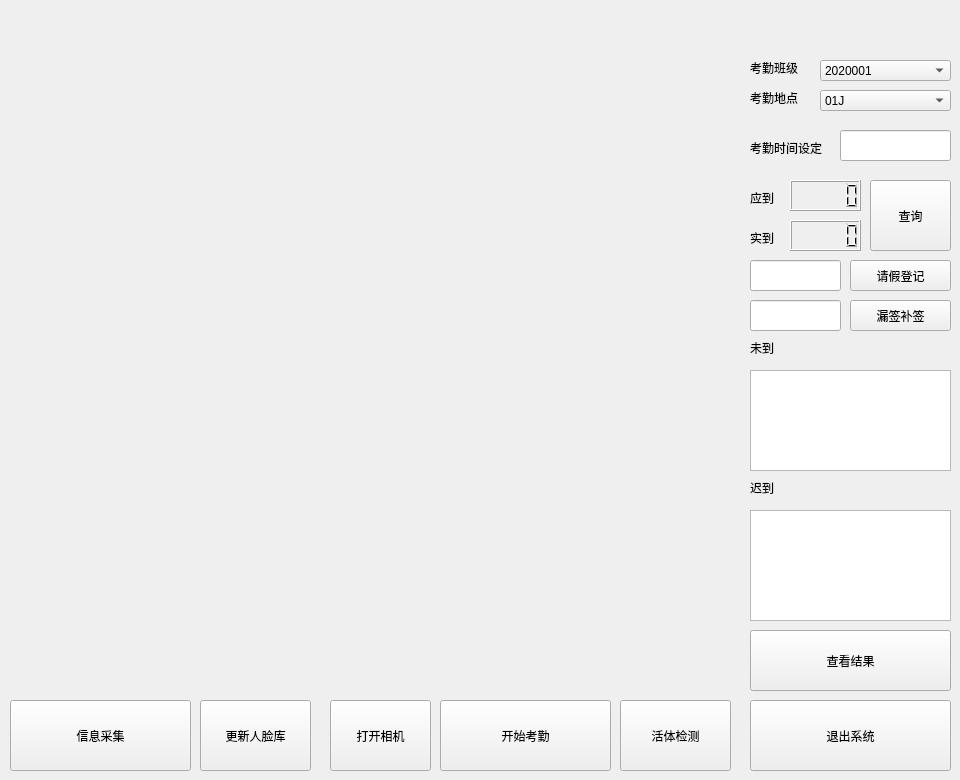
<?xml version="1.0" encoding="UTF-8"?>
<ui version="4.0">
 <class>Form</class>
 <widget class="QWidget" name="Form">
  <property name="geometry">
   <rect>
    <x>0</x>
    <y>0</y>
    <width>960</width>
    <height>780</height>
   </rect>
  </property>
  <property name="minimumSize">
   <size>
    <width>960</width>
    <height>780</height>
   </size>
  </property>
  <property name="maximumSize">
   <size>
    <width>960</width>
    <height>780</height>
   </size>
  </property>
  <property name="windowTitle">
   <string>Form</string>
  </property>
  <widget class="QLabel" name="label_time">
   <property name="geometry">
    <rect>
     <x>740</x>
     <y>10</y>
     <width>211</width>
     <height>30</height>
    </rect>
   </property>
   <property name="text">
    <string/>
   </property>
  </widget>
  <widget class="QLCDNumber" name="lcd_1">
   <property name="geometry">
    <rect>
     <x>790</x>
     <y>180</y>
     <width>71</width>
     <height>31</height>
    </rect>
   </property>
  </widget>
  <widget class="QLCDNumber" name="lcd_2">
   <property name="geometry">
    <rect>
     <x>790</x>
     <y>220</y>
     <width>71</width>
     <height>31</height>
    </rect>
   </property>
  </widget>
  <widget class="QLabel" name="label_lcdName1">
   <property name="geometry">
    <rect>
     <x>750</x>
     <y>190</y>
     <width>31</width>
     <height>16</height>
    </rect>
   </property>
   <property name="text">
    <string>应到</string>
   </property>
  </widget>
  <widget class="QLabel" name="label_lcdName2">
   <property name="geometry">
    <rect>
     <x>750</x>
     <y>230</y>
     <width>31</width>
     <height>16</height>
    </rect>
   </property>
   <property name="text">
    <string>实到</string>
   </property>
  </widget>
  <widget class="QLabel" name="label_listName1">
   <property name="geometry">
    <rect>
     <x>750</x>
     <y>340</y>
     <width>31</width>
     <height>16</height>
    </rect>
   </property>
   <property name="text">
    <string>未到</string>
   </property>
  </widget>
  <widget class="QLabel" name="label_listName2">
   <property name="geometry">
    <rect>
     <x>750</x>
     <y>480</y>
     <width>41</width>
     <height>16</height>
    </rect>
   </property>
   <property name="text">
    <string>迟到</string>
   </property>
  </widget>
  <widget class="QPushButton" name="bt_view">
   <property name="geometry">
    <rect>
     <x>750</x>
     <y>630</y>
     <width>201</width>
     <height>61</height>
    </rect>
   </property>
   <property name="text">
    <string>查看结果</string>
   </property>
  </widget>
  <widget class="QPushButton" name="bt_leave">
   <property name="geometry">
    <rect>
     <x>850</x>
     <y>260</y>
     <width>101</width>
     <height>31</height>
    </rect>
   </property>
   <property name="text">
    <string>请假登记</string>
   </property>
  </widget>
  <widget class="QPushButton" name="bt_exit">
   <property name="geometry">
    <rect>
     <x>750</x>
     <y>700</y>
     <width>201</width>
     <height>71</height>
    </rect>
   </property>
   <property name="text">
    <string>退出系统</string>
   </property>
  </widget>
  <widget class="QLabel" name="label_class">
   <property name="geometry">
    <rect>
     <x>750</x>
     <y>60</y>
     <width>51</width>
     <height>16</height>
    </rect>
   </property>
   <property name="text">
    <string>考勤班级</string>
   </property>
  </widget>
  <widget class="QLabel" name="label_location">
   <property name="geometry">
    <rect>
     <x>750</x>
     <y>90</y>
     <width>61</width>
     <height>16</height>
    </rect>
   </property>
   <property name="text">
    <string>考勤地点</string>
   </property>
  </widget>
  <widget class="QComboBox" name="comboBox">
   <property name="geometry">
    <rect>
     <x>820</x>
     <y>60</y>
     <width>131</width>
     <height>21</height>
    </rect>
   </property>
   <item>
    <property name="text">
     <string>2020001</string>
    </property>
   </item>
   <item>
    <property name="text">
     <string>2020002</string>
    </property>
   </item>
  </widget>
  <widget class="QComboBox" name="comboBox_2">
   <property name="geometry">
    <rect>
     <x>820</x>
     <y>90</y>
     <width>131</width>
     <height>21</height>
    </rect>
   </property>
   <item>
    <property name="text">
     <string>01J</string>
    </property>
   </item>
   <item>
    <property name="text">
     <string>02J</string>
    </property>
   </item>
   <item>
    <property name="text">
     <string>10J</string>
    </property>
   </item>
   <item>
    <property name="text">
     <string>11J</string>
    </property>
   </item>
  </widget>
  <widget class="QPushButton" name="bt_check">
   <property name="geometry">
    <rect>
     <x>870</x>
     <y>180</y>
     <width>81</width>
     <height>71</height>
    </rect>
   </property>
   <property name="text">
    <string>查询</string>
   </property>
  </widget>
  <widget class="QPushButton" name="bt_gathering">
   <property name="geometry">
    <rect>
     <x>10</x>
     <y>700</y>
     <width>181</width>
     <height>71</height>
    </rect>
   </property>
   <property name="text">
    <string>信息采集</string>
   </property>
  </widget>
  <widget class="QPushButton" name="bt_startCheck">
   <property name="geometry">
    <rect>
     <x>440</x>
     <y>700</y>
     <width>171</width>
     <height>71</height>
    </rect>
   </property>
   <property name="text">
    <string>开始考勤</string>
   </property>
  </widget>
  <widget class="QPushButton" name="bt_blinks">
   <property name="geometry">
    <rect>
     <x>620</x>
     <y>700</y>
     <width>111</width>
     <height>71</height>
    </rect>
   </property>
   <property name="text">
    <string>活体检测</string>
   </property>
  </widget>
  <widget class="QLabel" name="label_title">
   <property name="geometry">
    <rect>
     <x>160</x>
     <y>20</y>
     <width>400</width>
     <height>40</height>
    </rect>
   </property>
   <property name="text">
    <string/>
   </property>
  </widget>
  <widget class="QPushButton" name="bt_openCamera">
   <property name="geometry">
    <rect>
     <x>330</x>
     <y>700</y>
     <width>101</width>
     <height>71</height>
    </rect>
   </property>
   <property name="text">
    <string>打开相机</string>
   </property>
  </widget>
  <widget class="QLabel" name="label_camera">
   <property name="geometry">
    <rect>
     <x>20</x>
     <y>80</y>
     <width>700</width>
     <height>600</height>
    </rect>
   </property>
   <property name="text">
    <string/>
   </property>
  </widget>
  <widget class="QLabel" name="label_logo">
   <property name="geometry">
    <rect>
     <x>20</x>
     <y>70</y>
     <width>700</width>
     <height>600</height>
    </rect>
   </property>
   <property name="text">
    <string/>
   </property>
  </widget>
  <widget class="QPushButton" name="bt_generator">
   <property name="geometry">
    <rect>
     <x>200</x>
     <y>700</y>
     <width>111</width>
     <height>71</height>
    </rect>
   </property>
   <property name="text">
    <string>更新人脸库</string>
   </property>
  </widget>
  <widget class="QTableView" name="tableView_escape">
   <property name="geometry">
    <rect>
     <x>750</x>
     <y>510</y>
     <width>201</width>
     <height>111</height>
    </rect>
   </property>
  </widget>
  <widget class="QTableView" name="tableView_late">
   <property name="geometry">
    <rect>
     <x>750</x>
     <y>370</y>
     <width>201</width>
     <height>101</height>
    </rect>
   </property>
  </widget>
  <widget class="QLineEdit" name="lineEdit">
   <property name="geometry">
    <rect>
     <x>750</x>
     <y>260</y>
     <width>91</width>
     <height>31</height>
    </rect>
   </property>
  </widget>
  <widget class="QLineEdit" name="lineEdit_2">
   <property name="geometry">
    <rect>
     <x>750</x>
     <y>300</y>
     <width>91</width>
     <height>31</height>
    </rect>
   </property>
  </widget>
  <widget class="QPushButton" name="bt_Supplement">
   <property name="geometry">
    <rect>
     <x>850</x>
     <y>300</y>
     <width>101</width>
     <height>31</height>
    </rect>
   </property>
   <property name="text">
    <string>漏签补签</string>
   </property>
  </widget>
  <widget class="QLineEdit" name="lineEdit_attd_time">
   <property name="geometry">
    <rect>
     <x>840</x>
     <y>130</y>
     <width>111</width>
     <height>31</height>
    </rect>
   </property>
  </widget>
  <widget class="QLabel" name="label_attd_time">
   <property name="geometry">
    <rect>
     <x>750</x>
     <y>140</y>
     <width>81</width>
     <height>16</height>
    </rect>
   </property>
   <property name="text">
    <string>考勤时间设定</string>
   </property>
  </widget>
 </widget>
 <resources/>
 <connections/>
</ui>
